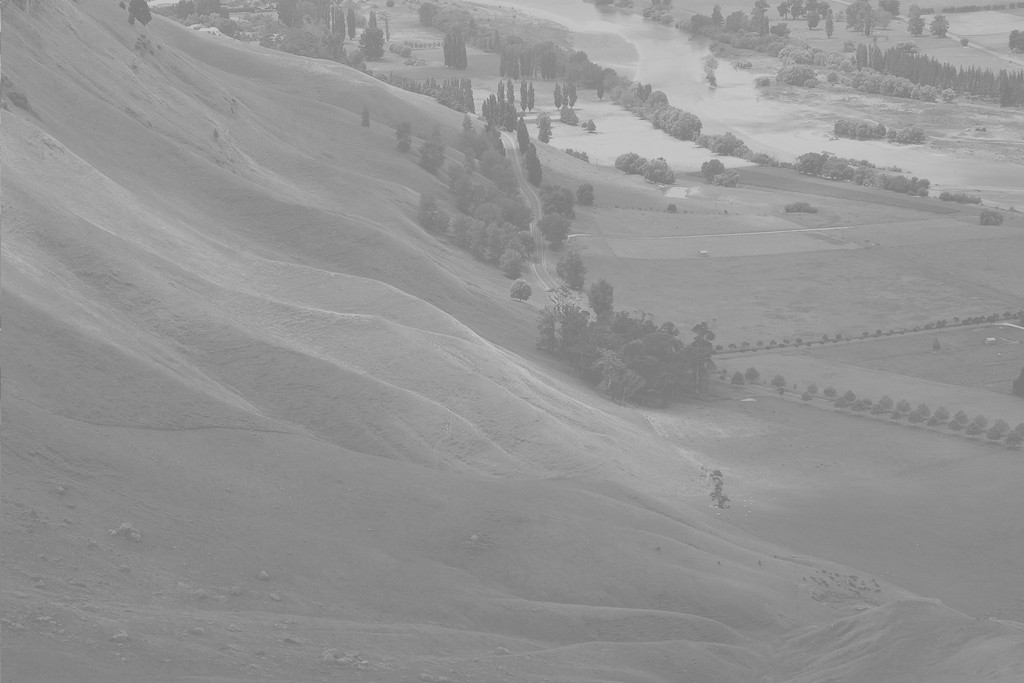
#> input picture ipnb/Histo/Unequalized_Hawkes_Bay_NZ.jpg, 1024 x 683 px
$ jupyter execute 'Histogram Equilization.ipynb'
#> lines starting #> are read from the running program, lines starting #| are printed output that depends on the picture
[cell 1]
import matplotlib.pyplot as plt
from PIL import Image
import numpy as np

[cell 2]
image = Image.open("Unequalized_Hawkes_Bay_NZ.jpg")
#> image is the input picture: PIL image 1024x683 RGB; min 114, max 208, mean 148

[cell 3]
bwimg = np.sum(image, axis=2)
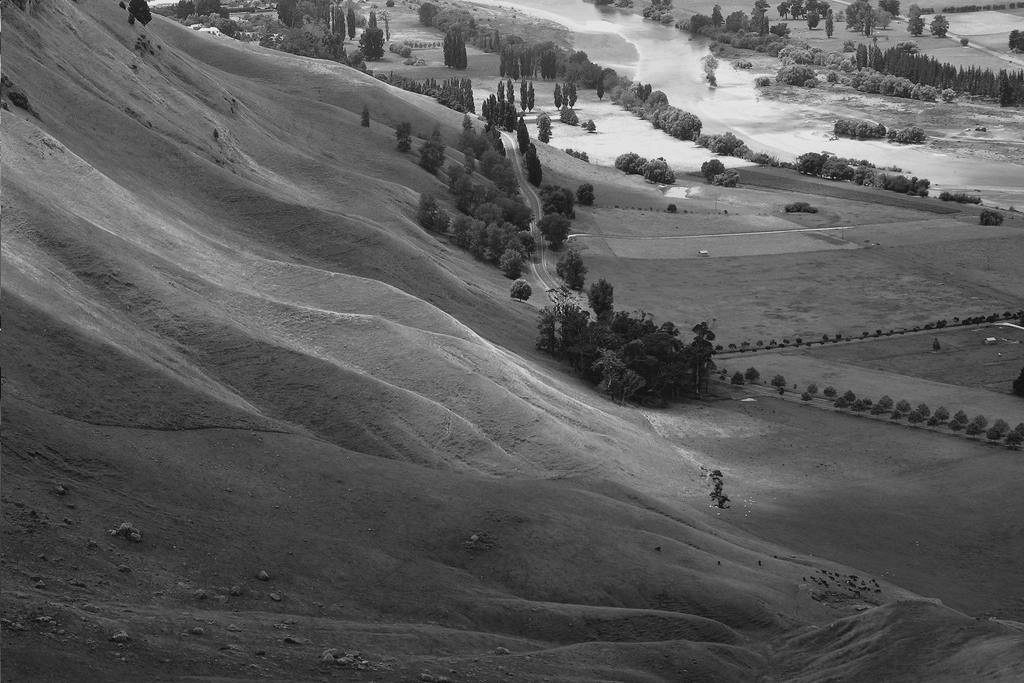
#> bwimg: shape (683, 1024) uint64; min 342, max 624, mean 444; drawn with min black and max white
bwimg = np.array(np.floor(bwimg/3), dtype=np.int16)
print(bwimg.shape)
#| (683, 1024)
plt.imshow(bwimg, cmap="gray", vmin=0, vmax=255)
plt.show()

[cell 4]
def plot_histo(histo_data):
    fig, ax1 = plt.subplots()

    color="tab:blue"
    ax1.bar(np.arange(len(histo_data)), histo_data, width=1.0, color=color)
    ax1.set_ylabel("Histogram", color=color)
    ax1.tick_params(axis='y', labelcolor=color)

    color = 'tab:red'
    ax2 = ax1.twinx()
    ax2.step(np.arange(len(histo_data)), np.cumsum(histo_data), color=color)
    ax2.set_ylabel("Cumulative Frequency", color=color)
    ax2.tick_params(axis='y', labelcolor=color)

    fig.tight_layout()
    plt.show()

[cell 5]
histo_data = np.histogram(bwimg, bins=256, range=(0, 255))[0]
#> histo_data = 256 values, max 28701 at index 137, min 0 at index 0, mean 2732
plot_histo(histo_data)
#> in plot_histo, `plt.show()`:
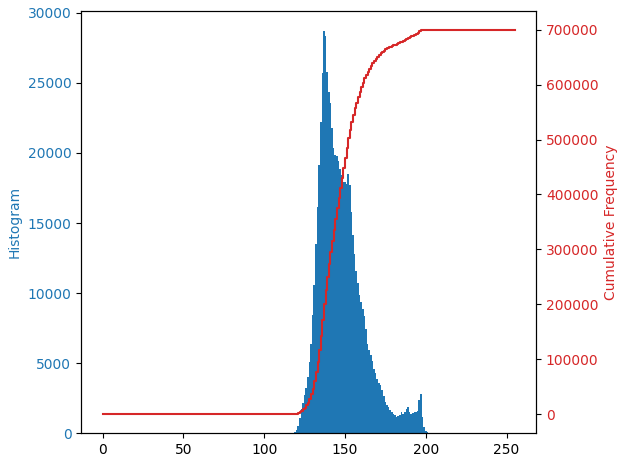
#> figure drawn by matplotlib, 2 panels; panel 1: tallest bar 28701 high, from x = 136.5 to 137.5; panel 2: curve peaks at x = 208, y = 699392

[cell 6]
print(histo_data[histo_data == 0].shape)
#| (161,)

[cell 7]
def histo_equal(arr):
    cum = np.cumsum(histo_data)
#> cum = 256 values from 0 to 699392
    cdfmin = np.amin(cum[cum != 0])
#> cdfmin = 1
    size = arr.shape[0] * arr.shape[1]
#> size = 699392

    equal = lambda v : np.round((((cum[v]-cdfmin)/(size-cdfmin))*255))
    return np.array([equal(x) for x in bwimg])
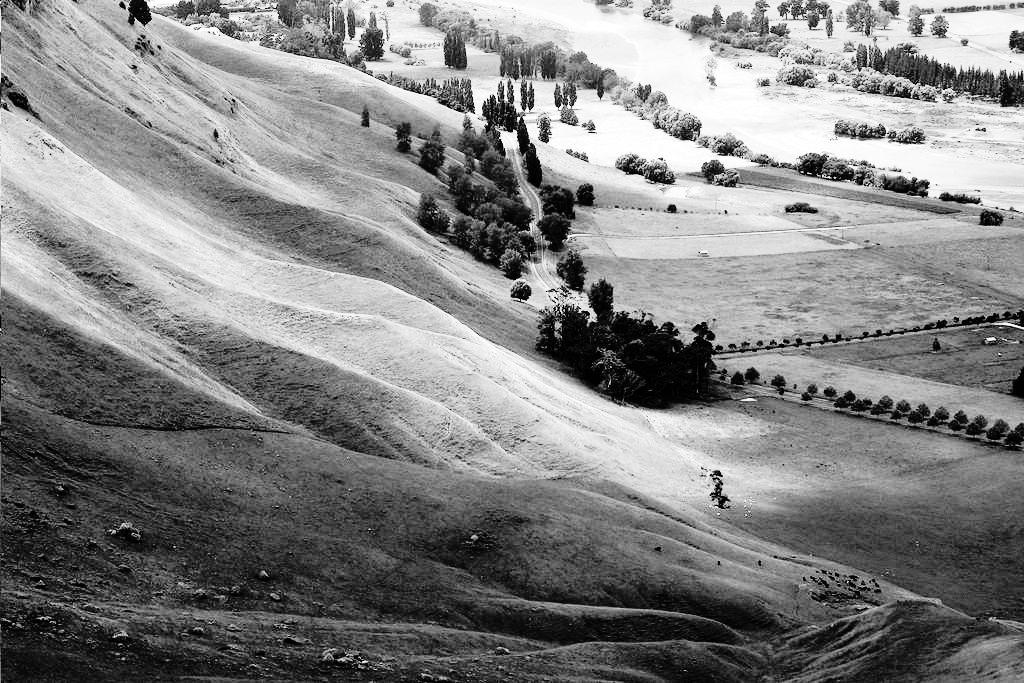
#> returned value: shape (683, 1024) float64; min 0, max 255, mean 130.5

[cell 8]
equal_img = histo_equal(bwimg)
plt.imshow(equal_img, cmap='gray', vmin=0, vmax=255)
plt.show()

[cell 9]
histo_data_euqal = np.histogram(equal_img, bins=256, range=(0, 255))[0]
#> histo_data_euqal = 256 values, max 28701 at index 63, min 0 at index 5, mean 2732
plot_histo(histo_data_euqal)
#> in plot_histo (call 2), `plt.show()`:
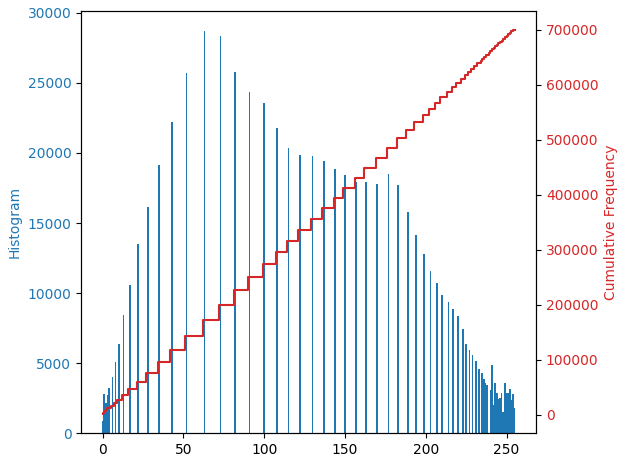
#> figure drawn by matplotlib, 2 panels; panel 1: tallest bar 28701 high, from x = 62.5 to 63.5; panel 2: curve peaks at x = 255, y = 699392
